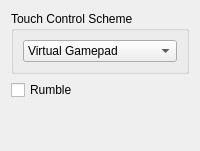
        <widget class="QWidget" name="controlsTab">
         <attribute name="title">
          <string>Controls</string>
         </attribute>
         <layout class="QVBoxLayout" name="verticalLayout_7">
          <item>
           <widget class="QGroupBox" name="touchControl">
            <property name="toolTip">
             <string>&lt;html&gt;&lt;head/&gt;&lt;body&gt;&lt;p&gt;&lt;span style=&quot; font-weight:600;&quot;&gt;Virtual Gamepad (Recommended):&lt;/span&gt; Slide your finger to move and turn.&lt;/p&gt;&lt;p&gt;&lt;span style=&quot; font-weight:600;&quot;&gt;Virtual Arrow Keys:&lt;/span&gt; Tap screen areas to move. The top moves forward, the bottom turns or moves back.&lt;/p&gt;&lt;p&gt;&lt;span style=&quot; font-weight:600;&quot;&gt;Virtual Mouse:&lt;/span&gt; Emulates classic mouse controls with touch.&lt;/p&gt;&lt;/body&gt;&lt;/html&gt;</string>
            </property>
            <property name="title">
             <string>Touch Control Scheme</string>
            </property>
            <layout class="QHBoxLayout" name="horizontalLayout_4">
             <item>
              <widget class="QComboBox" name="touchComboBox">
               <property name="currentIndex">
                <number>2</number>
               </property>
               <item>
                <property name="text">
                 <string>Virtual Mouse</string>
                </property>
               </item>
               <item>
                <property name="text">
                 <string>Virtual Arrow Keys</string>
                </property>
               </item>
               <item>
                <property name="text">
                 <string>Virtual Gamepad</string>
                </property>
               </item>
              </widget>
             </item>
            </layout>
           </widget>
          </item>
          <item>
           <widget class="QCheckBox" name="rumbleCheckBox">
            <property name="enabled">
             <bool>true</bool>
            </property>
            <property name="toolTip">
             <string>Enable controller rumble.</string>
            </property>
            <property name="text">
             <string>Rumble</string>
            </property>
            <property name="checkable">
             <bool>true</bool>
            </property>
           </widget>
          </item>
          <item>
           <spacer name="verticalSpacer_2">
            <property name="orientation">
             <enum>Qt::Orientation::Vertical</enum>
            </property>
            <property name="sizeHint" stdset="0">
             <size>
              <width>20</width>
              <height>40</height>
             </size>
            </property>
           </spacer>
          </item>
         </layout>
        </widget>
